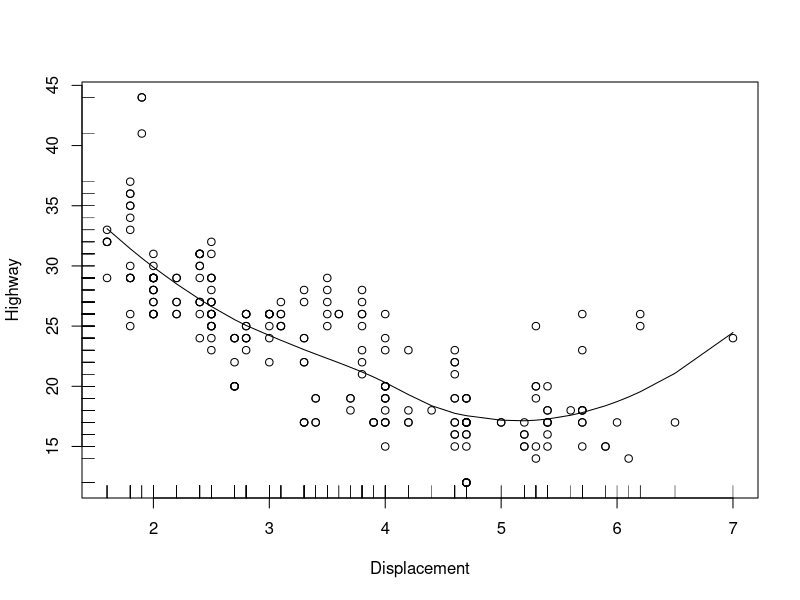
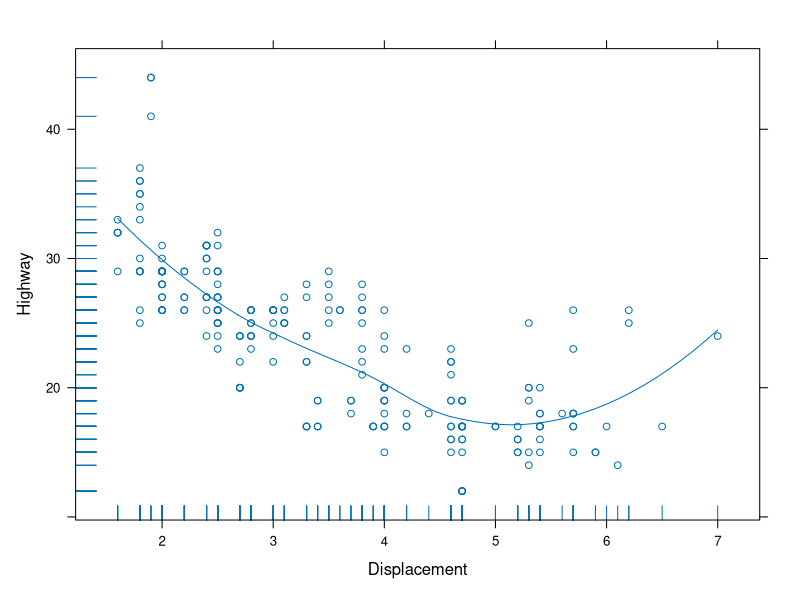
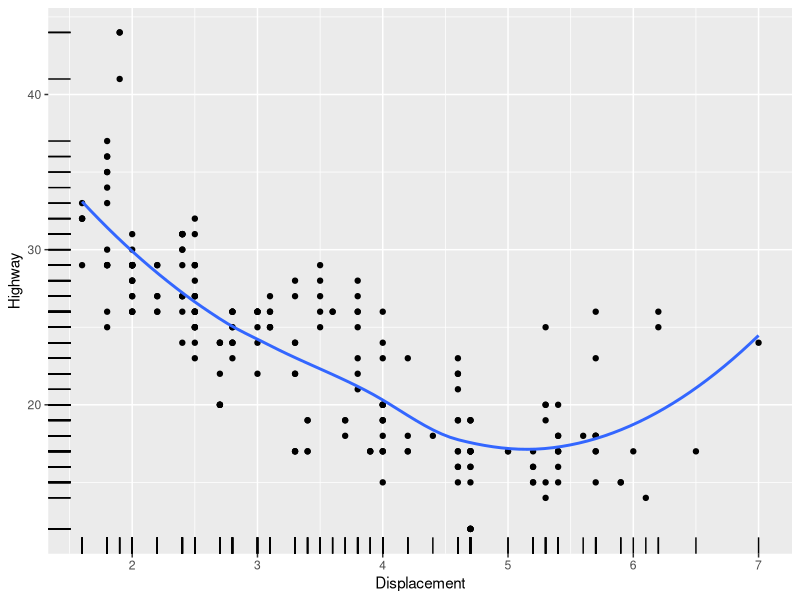
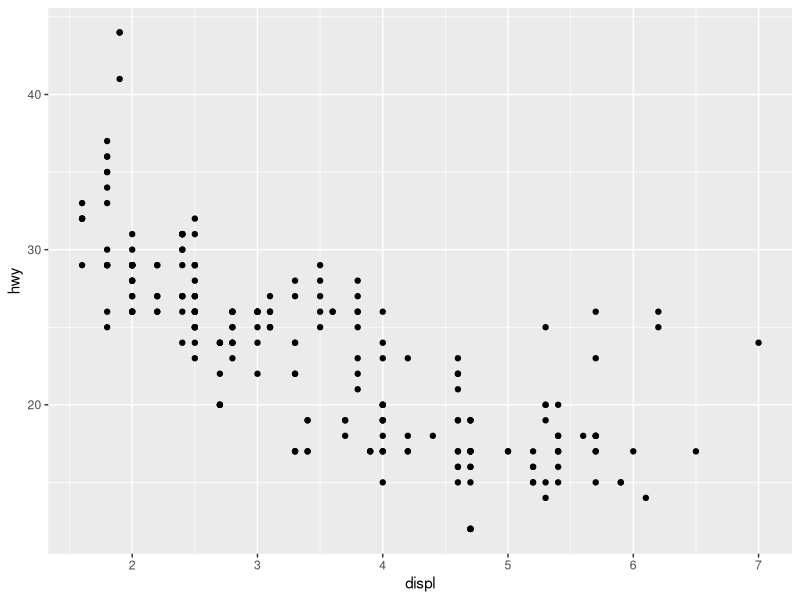
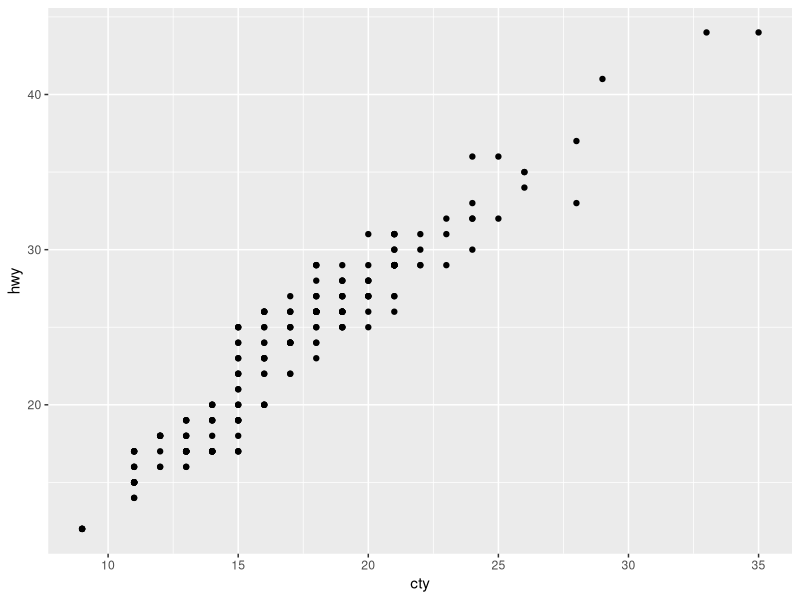
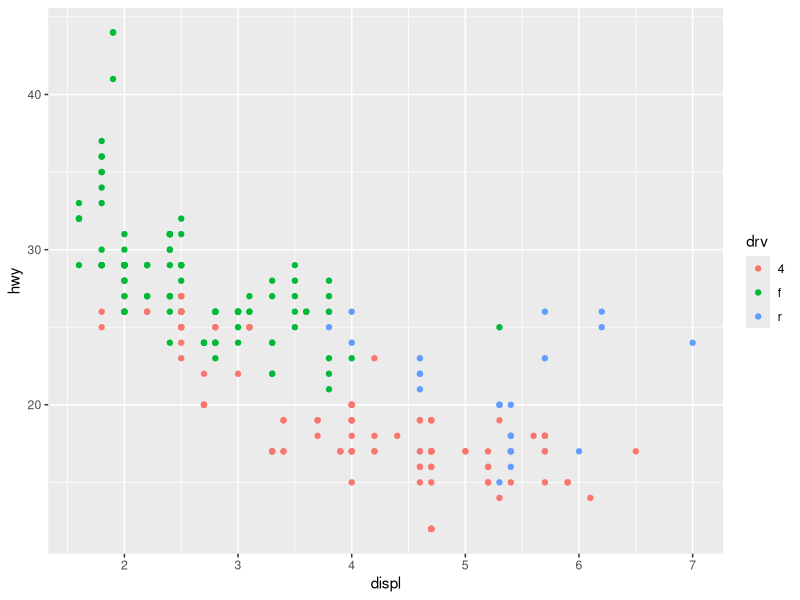
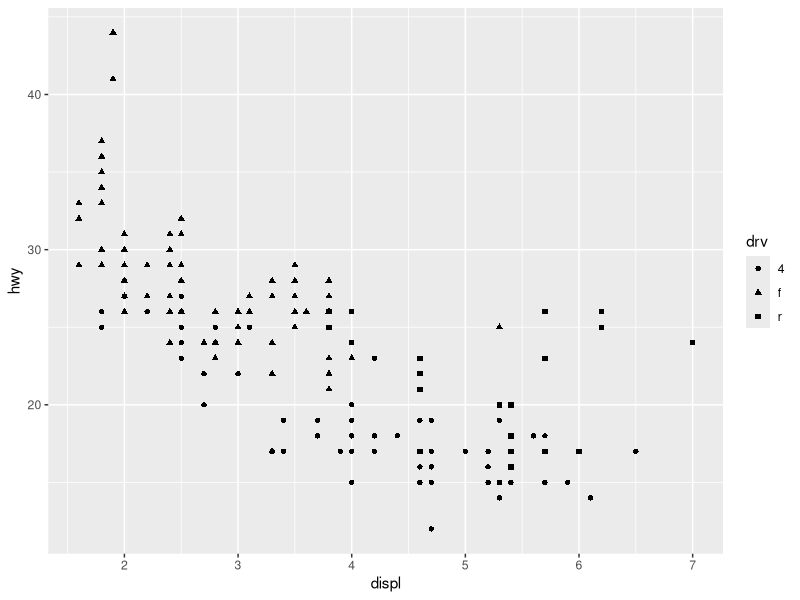
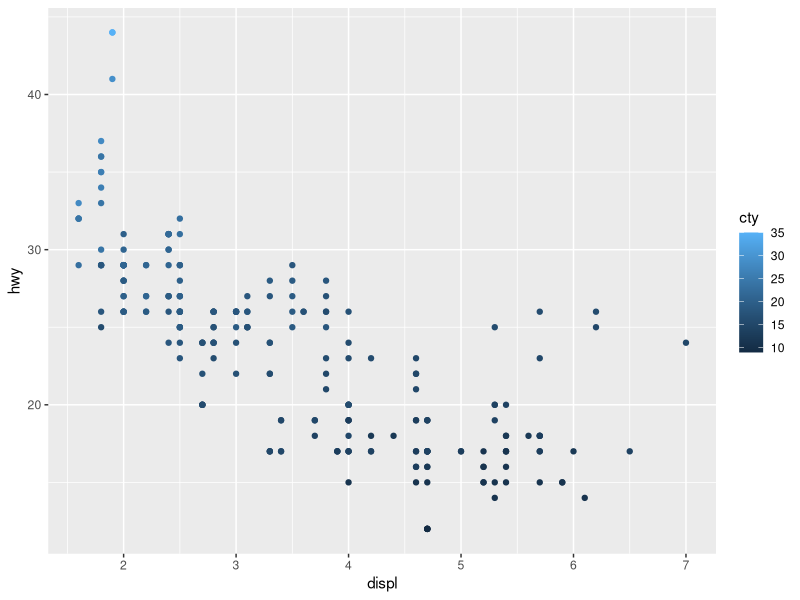

Write the R code that produced these figures, in order.
## ---- chunk 1
knitr::opts_chunk$set(echo       = TRUE, 
                      fig.height = 3, 
                      fig.width  = 6,
                      fig.align  = "center")
## ---- chunk 2
    library(ggplot2)
    library(lattice)
    data("mpg")
## ---- chunk 3
    ## Make a scatterplot
    plot(x = mpg$displ, y = mpg$hwy, xlab = "Displacement", ylab = "Highway")
    
    ## Add loess curve
    lout <- loess(hwy ~ displ, data = mpg)
    ord_x <- order(lout$x)
    lines(lout$x[ord_x], lout$fitted[ord_x])
    
    ## Add two rug plots
    rug(mpg$displ, side = 1)
    rug(mpg$hwy, side = 2)
## ---- chunk 4
    xyplot(hwy ~ displ, data = mpg,
           xlab = "Displacement", ylab = "Highway",
           panel = function(x, y) {
             panel.xyplot(x = x, y = y)                   ## Add scatterplot
             panel.loess(x = x, y = y, span = 0.75, 
                         family = "gaussian", degree = 2) ## Add loess curve
             panel.rug(x = x, y = y)                      ## Add rug plot
           })
## ---- chunk 5
    ggplot(mpg, mapping = aes(x = displ, y = hwy)) + ## set aesthetic maps
      geom_point() +                                 ## apply aesthetic maps to 
                                                     ##     point objects
      geom_smooth(se = FALSE, method = loess) +      ## apply to smooth objects
      geom_rug() +                                   ## apply to rug objects
      xlab("Displacement") +
      ylab("Highway")
## ---- chunk 6
    ggplot(data = mpg, mapping = aes(x = displ, y = hwy)) +
      geom_point()
## ---- chunk 7
    ggplot(data = mpg, mapping = aes(x = cty, y = hwy)) +
          geom_point()
## ---- chunk 8
    ggplot(data = mpg, mapping = aes(x = displ, y = hwy, color = drv)) +
          geom_point()
## ---- chunk 9
    ggplot(data = mpg, mapping = aes(x = displ, y = hwy, shape = drv)) +
          geom_point()
## ---- chunk 10
    data("iris")
## ---- chunk 11
    ggplot(data = mpg, mapping = aes(x = displ, y = hwy, color = cty)) +
              geom_point()
## ---- chunk 12
    ggplot(data = mpg, mapping = aes(x = displ, y = hwy, alpha = cty)) +
              geom_point()
## ---- chunk 13
    ggplot(data = mpg, mapping = aes(x = displ, y = hwy, size = cty)) +
                  geom_point()
## ---- chunk 14
    ggplot(data = mpg, mapping = aes(x = displ, 
                                     y = hwy,
                                     alpha = cty, 
                                     shape = drv,
                                     color = class)) +
              geom_point()
## ---- chunk 15
    ggplot(data = mpg, mapping = aes(x = displ, y = hwy)) +
              geom_smooth(se = FALSE)
## ---- chunk 16
    ggplot(data = mpg, mapping = aes(x = displ, y = hwy, color = drv)) +
              geom_smooth(se = FALSE)
## ---- chunk 17
    ggplot(data = mpg, mapping = aes(x = displ, y = hwy, linetype = drv)) +
              geom_smooth(se = FALSE)
## ---- chunk 18
    ggplot(data = mpg, mapping = aes(x = displ, y = hwy)) +
              geom_smooth(se = FALSE, method = lm)
## ---- chunk 19
    ggplot(data = mtcars, mapping = aes(x = hp, y = vs)) +
      geom_smooth(method = glm, method.args = list(family = "binomial"), se = FALSE)
## ---- chunk 20
    ggplot(data = mpg, mapping = aes(x = displ, y = hwy)) +
      geom_point() +
      geom_smooth(se = FALSE)
## ---- chunk 21
    ggplot(data = mpg) +
      geom_point(mapping = aes(x = displ, y = hwy))
## ---- chunk 22
    ## Rug plot only on x-axis
    ggplot(data = mpg, mapping = aes(x = displ, y = hwy)) +
      geom_point(mapping = aes(color = drv)) +
      geom_smooth(se = FALSE)
## ---- chunk 23
    ggplot(data = mpg, mapping = aes(x = cty, y = hwy)) +
      geom_jitter()
## ---- chunk 24
    ggplot(data = mpg, mapping = aes(x = cty, y = hwy)) +
      geom_point(alpha = 0.1)
## ---- chunk 25
    ggplot(data = mpg, mapping = aes(x = hwy)) +
      geom_histogram()
## ---- chunk 26
    ggplot(data = mpg, mapping = aes(x = hwy)) +
      geom_histogram(bins = 20)
## ---- chunk 27
    ggplot(data = mpg, mapping = aes(x = hwy, color = drv)) +
      geom_freqpoly(bins = 20)
## ---- chunk 28
    ggplot(data = mpg, mapping = aes(x = hwy, y = ..density.., color = drv)) +
      geom_freqpoly(bins = 20)
## ---- chunk 29
    ggplot(data = mpg, mapping = aes(x = hwy)) +
      geom_density()
## ---- chunk 30
    ggplot(data = mpg, mapping = aes(x = hwy)) +
      geom_density(alpha = 0.3)
## ---- chunk 31
    ggplot(data = mpg, mapping = aes(x = hwy, fill = drv)) +
      geom_density(alpha = 0.3)
## ---- chunk 32
    ggplot(data = mpg, mapping = aes(x = drv, y = hwy)) +
      geom_boxplot()
## ---- chunk 33
    ggplot(data = mpg, mapping = aes(x = displ, y = hwy)) +
      geom_point() +
      facet_wrap( ~ class)
## ---- chunk 34
    ggplot(data = mpg, mapping = aes(x = displ, y = hwy)) +
      geom_point() +
      facet_grid(. ~ class)
## ---- chunk 35
    ggplot(data = mpg, mapping = aes(x = displ, y = hwy)) +
      geom_point() +
      facet_grid(class ~ .)
## ---- chunk 36
    ggplot(data = mpg, mapping = aes(x = displ, y = hwy)) +
      geom_point() +
      facet_grid(class ~ drv)
## ---- chunk 37
    ggplot(data = mpg, mapping = aes(x = displ, y = hwy)) +
      geom_point(color = "blue")
## ---- chunk 38
    ggplot(data = mpg, mapping = aes(x = displ, y = hwy, color = "blue")) +
      geom_point()
## ---- chunk 39
    ggplot(data = mpg, mapping = aes(x = hwy)) +
      geom_histogram(fill = "white", color = "black")
## ---- chunk 40
    ggplot(data = mpg, mapping = aes(x = displ, y = hwy, color = class)) +
      geom_point() +
      theme_bw()
## ---- chunk 41
    ggplot(data = mpg, mapping = aes(x = displ, y = hwy, color = class)) +
      geom_point() +
      theme_classic()
## ---- chunk 42
    library(ggthemes)
    ggplot(data = mpg, mapping = aes(x = displ, y = hwy, color = class)) +
      geom_point() +
      theme_excel()
## ---- chunk 43
    ggplot(data = mpg, mapping = aes(x = displ, y = hwy, color = class)) +
      geom_point() +
      theme_fivethirtyeight()
## ---- chunk 44
    ggplot(data = mpg, mapping = aes(x = displ, y = hwy, color = cty)) +
      geom_point() +
      scale_color_continuous(low = "black", high = "white")
## ---- chunk 45
    ggplot(data = diamonds, mapping = aes(x = price, y = carat)) +
      scale_y_log10() +
      scale_x_log10() +
      geom_point(alpha = 0.01)
## ---- chunk 46
    ggplot(data = mpg, mapping = aes(x = displ, y = hwy, color = class)) +
      geom_point() +
      theme_bw() +
      scale_color_colorblind()
## ---- chunk 47
    ggplot(data = mpg, mapping = aes(x = hwy, fill = drv)) +
      geom_density(alpha = 1/3) +
      theme_bw() +
      scale_fill_colorblind()
## ---- chunk 48
    ggplot(data = mpg, mapping = aes(x = displ, y = hwy, color = class)) +
      geom_point() +
      theme_bw() +
      scale_color_colorblind(name = "Car Class") +
      xlab("Displacement") +
      ylab("Highway") +
      ggtitle("Displacement vs Highway")
## ---- chunk 49
    ggplot(data = mpg, mapping = aes(x = displ, y = hwy, color = class)) +
      geom_point() +
      theme_bw() +
      scale_color_discrete(name = "Car Class") +
      xlab("Displacement") +
      ylab("Highway") +
      ggtitle("Displacement vs Highway")
## ---- chunk 50
    ggplot(data = mpg, mapping = aes(x = displ, y = hwy, color = class)) +
      geom_point() +
      theme_bw() +
      scale_color_colorblind() ->
      pl
## ---- chunk 51
    ggsave(filename = "my_first_plot.pdf",
           plot = pl,
           width = 6, 
           height = 4,
           family = "Times")
## ---- chunk 52
    pdf(file = "my_second_plot.pdf", width = 6, height = 4, family = "Times")
    print(pl)
    dev.off()
